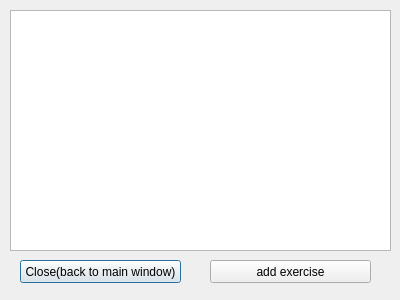
<?xml version="1.0" encoding="UTF-8"?>
<ui version="4.0">
 <class>Dialog</class>
 <widget class="QDialog" name="Dialog">
  <property name="geometry">
   <rect>
    <x>0</x>
    <y>0</y>
    <width>400</width>
    <height>300</height>
   </rect>
  </property>
  <property name="windowTitle">
   <string>Dialog</string>
  </property>
  <widget class="QListWidget" name="listWidget">
   <property name="geometry">
    <rect>
     <x>10</x>
     <y>10</y>
     <width>381</width>
     <height>241</height>
    </rect>
   </property>
  </widget>
  <widget class="QPushButton" name="pushButton">
   <property name="geometry">
    <rect>
     <x>20</x>
     <y>260</y>
     <width>161</width>
     <height>23</height>
    </rect>
   </property>
   <property name="text">
    <string>Close(back to main window)</string>
   </property>
  </widget>
  <widget class="QPushButton" name="pushButton_2">
   <property name="geometry">
    <rect>
     <x>210</x>
     <y>260</y>
     <width>161</width>
     <height>23</height>
    </rect>
   </property>
   <property name="text">
    <string>add exercise</string>
   </property>
  </widget>
 </widget>
 <resources/>
 <connections/>
</ui>
